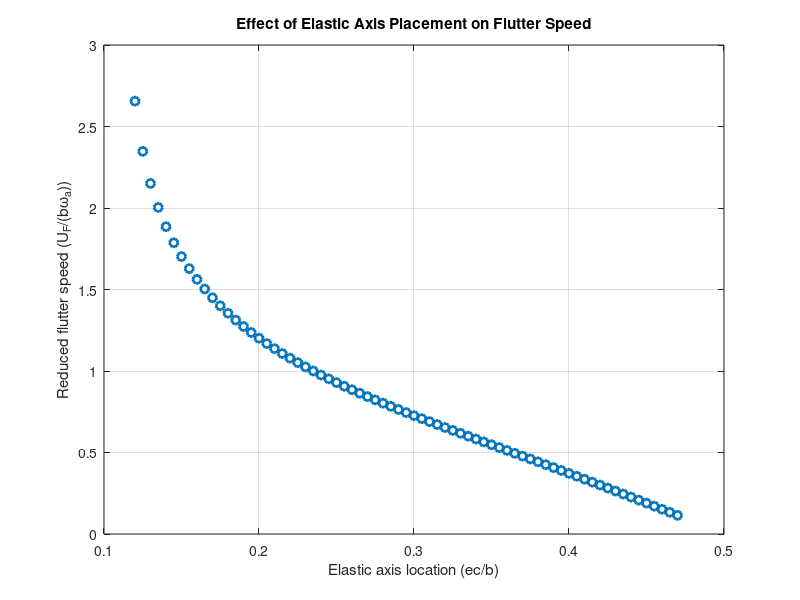

Reproduce this figure in MATLAB.
% Hard Flutter Solution for wing with mass-balanced section (i.e. elastic axis and center of mass coinside xa=0)

clear 
clc

ra = 0.5 ;          % radius of gyration
mu = 10 ;           % mass ratio
fr = 0.5 ;          % frequency ratio omega_h / omega_a
formatSpec = 'UFhat_F %f, wFwa %f, nu %f\n';

for jj = 1:71
E = 0.12 + (jj - 1)*.005 ;      % Elastic axis ec/b=0.5 or default E=0.25
UFhat = 0.5 ;                   % guess reduced flutter speed
wFwa = 0.1 ;                    % guess flutter frequency
nu = 2*wFwa/UFhat ;             % reduced flutter frequency
fprintf (formatSpec,UFhat,wFwa,nu)
    for ii = 1:20
    CF=besselk(1,(j*nu/2))./(besselk(0,(j*nu/2))+besselk(1,j*nu/2)) ;
    Muthetadot=2*pi*(-0.25*(0.5-E)+E*real(CF)*(0.5-E)+E*imag(CF)/nu) ;
    wFwa=sqrt((1-fr*fr*2*Muthetadot/pi/ra/ra)/(1-2*Muthetadot/pi/ra/ra)) ;
    nu=2*wFwa/UFhat ;
    UFhat=sqrt(0.5*mu*ra*ra*( (wFwa*wFwa*(wFwa*wFwa-1-fr*fr)+fr*fr)/(2*fr*fr*E-wFwa*wFwa*(2*E+4*Muthetadot/mu/pi))));  
    fprintf (formatSpec,UFhat,wFwa,nu)
    end
    fprintf (formatSpec,UFhat,wFwa,nu)
    UFHAT(jj)=UFhat;
    EE(jj)=E;
end

figure('Name', 'Flutter - Elastic Axis')
plot (EE, UFHAT, 'o', 'LineWidth', 2)
title('Effect of Elastic Axis Placement on Flutter Speed')
xlabel('Elastic axis location (ec/b)')
ylabel('Reduced flutter speed (U_F/(b\omega_a))');
grid on
